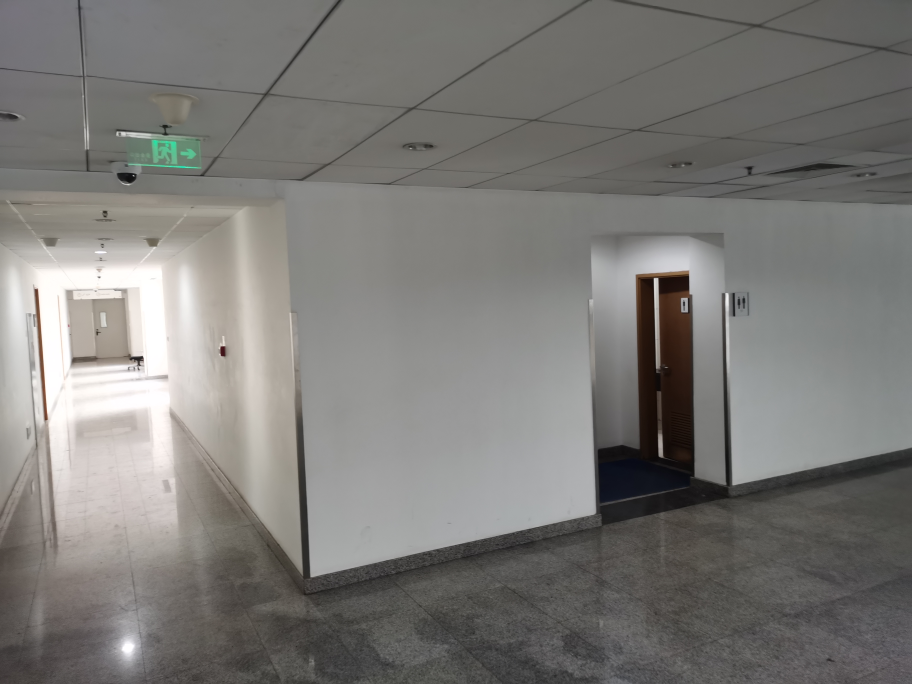
#> input picture data/samples/rt1.jpg, 3648 x 2736 px, found by its file name (shown at 1/4 size)
$ python generate_grid.py
#> lines starting #> are read from the running program, lines starting #| are printed output that depends on the picture; after the words box and inside, x2 and y2 are one past the last pixel; in counts of white or black regions, pixels touching at a corner belong together
### src/vp_calib/engine.py
import os
import sys
import math
import numpy as np
import cv2
from typing import List, Tuple, Optional, Union, Any

EPS = 1e-10

def read_image(path: str) -> Optional[np.ndarray]:
    image = cv2.imread(path)
    if image is not None:
        image = cv2.cvtColor(image, cv2.COLOR_BGR2RGB)
    return image

def image_enhance(image: np.ndarray, contrast: float, sharpness: float) -> np.ndarray:
    return cv2.convertScaleAbs(image, alpha=1.2, beta=5)

def get_hough_lines_cv(image: np.ndarray, line_length: int, line_gap: int) -> Tuple[np.ndarray, np.ndarray]:
    if len(image.shape) == 3: gray = cv2.cvtColor(image, cv2.COLOR_RGB2GRAY)
    else: gray = image
    clahe = cv2.createCLAHE(clipLimit=2.0, tileGridSize=(8, 8))
    gray_clahe = clahe.apply(gray)
    high_thresh, _ = cv2.threshold(gray_clahe, 0, 255, cv2.THRESH_BINARY + cv2.THRESH_OTSU)
    edges = cv2.Canny(gray_clahe, high_thresh * 0.4, high_thresh, apertureSize=3)
    lines = cv2.HoughLinesP(edges, 1, np.pi/180, threshold=45, minLineLength=line_length, maxLineGap=line_gap)
    if lines is None: return np.array([]), edges
    return lines.reshape(-1, 2, 2), edges

def refine_vp_svd(lines: np.ndarray) -> np.ndarray:
    if len(lines) < 2: return np.array([0, 0, 0.0])
    pts1, pts2 = lines[:, 0], lines[:, 1]
    L = np.cross(np.c_[pts1, np.ones(len(pts1))], np.c_[pts2, np.ones(len(pts2))])
    _, _, Vh = np.linalg.svd(L)
    vp = Vh[-1, :]
    if abs(vp[2]) < EPS: return vp / (np.linalg.norm(vp[:2]) + EPS)
    return vp / vp[2]

def run_vectorized_ransac(lines: np.ndarray, iterations: int, threshold: float, ignore_mask: Optional[np.ndarray] = None, vp_type: str = None, pp: np.ndarray = None) -> Tuple[Optional[np.ndarray], Optional[np.ndarray]]:
    num_lines = lines.shape[0]
    if num_lines < 2: return None, None
    valid_indices = np.where(~ignore_mask)[0] if ignore_mask is not None else np.arange(num_lines)
    if len(valid_indices) < 2: return None, None
    idx_pairs = np.random.choice(valid_indices, size=(min(iterations, 2000), 2), replace=True)
    L1 = np.cross(np.c_[lines[idx_pairs[:,0],0], np.ones(len(idx_pairs))], np.c_[lines[idx_pairs[:,0],1], np.ones(len(idx_pairs))])
    L2 = np.cross(np.c_[lines[idx_pairs[:,1],0], np.ones(len(idx_pairs))], np.c_[lines[idx_pairs[:,1],1], np.ones(len(idx_pairs))])
    hyp = np.cross(L1, L2)
    mask = np.abs(hyp[:, 2]) > EPS
    hyp = hyp[mask]; hyp /= (hyp[:, 2:3] + EPS)

    # [改良 2] Spatial Constraints for Indoor Environments
    if vp_type == 'forward' and pp is not None:
        dist = np.linalg.norm(hyp[:, :2] - pp, axis=1)
        hyp = hyp[dist < pp[0] * 1.0] # Forward VP is near center
    elif vp_type == 'vertical' and pp is not None:
        dist = np.linalg.norm(hyp[:, :2] - pp, axis=1)
        hyp = hyp[dist > pp[0] * 1.5] # Vertical VP is far from center

    if len(hyp) == 0: return None, None
    line_dirs = lines[:, 1] - lines[:, 0]
    v_dirs = hyp[:, np.newaxis, :2] - lines[np.newaxis, :, 0, :2]
    cos_theta = np.abs(np.sum(v_dirs * line_dirs[np.newaxis], axis=2) / (np.linalg.norm(v_dirs, axis=2) * np.linalg.norm(line_dirs, axis=1) + EPS))
    in_mat = cos_theta > math.cos(threshold * np.pi / 180.0)
    best_idx = np.argmax(np.sum(in_mat, axis=1))
    return hyp[best_idx], in_mat[best_idx]

def get_vp_inliers(image_input: Any, contrast: float, sharpness: float, sigma: float,
                   iterations: int, line_len: int, line_gap: int, threshold: float,
                   processing_width: int = 960) -> Tuple[List, List, List]:
    """
    Detects vanishing points and their inlier lines using RANSAC.

    Args:
        image_input: Path to the image or numpy array of the image.
        contrast: Contrast enhancement factor.
        sharpness: Sharpness enhancement factor.
        sigma: Gaussian blur sigma.
        iterations: Number of RANSAC iterations.
        line_len: Minimum line length for Hough transform.
        line_gap: Maximum line gap for Hough transform.
        threshold: Inlier threshold angle in degrees.
        processing_width: Width to resize image for processing.

    Returns:
        Tuple containing inlier masks, vanishing points, and visualization data.
    """
    full_image = read_image(image_input) if isinstance(image_input, str) else image_input
    if full_image is None: return [], [], [None, None, None, np.array([])]
    h, w = full_image.shape[:2]
    scale = processing_width / float(w)
    img_s = cv2.resize(full_image, (processing_width, int(h * scale)))
    sh, sw = img_s.shape[:2]
    if sigma > 0: img_s = cv2.GaussianBlur(img_s, (int(sigma*2)|1, int(sigma*2)|1), sigma)
    enh = image_enhance(img_s, contrast, sharpness)
    lines_s, edges_s = get_hough_lines_cv(enh, line_len, line_gap)
    if lines_s.size == 0: return [], [None, None, None], [full_image, enh, edges_s, np.array([])]

    dy, dx = np.abs(lines_s[:, 1, 1] - lines_s[:, 0, 1]), np.abs(lines_s[:, 1, 0] - lines_s[:, 0, 0])
    y_mean = np.mean(lines_s[:, :, 1], axis=1)

    # [改良 1] 更精細的語意篩選
    # 垂直池: 嚴格垂直線 (dy > dx * 2.0)
    v_mask = (dy > dx * 2.0)
    # 車道/深度池: 非垂直線
    road_mask = (~v_mask)

    pp_s = np.array([sw/2, sh/2])

    # RANSAC (導入空間約束)
    _, i_y = run_vectorized_ransac(lines_s, iterations, threshold, ignore_mask=~v_mask, vp_type='vertical', pp=pp_s)
    _, i_z = run_vectorized_ransac(lines_s, iterations, threshold, ignore_mask=~road_mask, vp_type='forward', pp=pp_s)

    def compute_vp_from_mask(m):
        if m is None or np.sum(m) < 2: return np.array([0, 0, 0.0])
        v = refine_vp_svd(lines_s[m])
        return np.array([v[0]/scale, v[1]/scale, v[2]])

    vy, vz = compute_vp_from_mask(i_y), compute_vp_from_mask(i_z)

    # [改良 3] Fallback 策略：若偵測不到 Vz，使用影像中心偏上點作為前進方向
    if np.linalg.norm(vz[:2]) < 1e-3 or vz[2] < 0.5:
        vz = np.array([w/2, h/2, 1.0])
    if np.linalg.norm(vy[:2]) < 1e-3: vy = np.array([0, 1, 0.0])

    # X 軸預設 (會由後續 cross product 校正)
    vx = np.array([1, 0, 0.0])

    return [None, i_z, i_y], [vx, vz, vy], [full_image, enh, edges_s, lines_s / scale]

# [34 lines left out: functions calculate_rotation_matrix, reconstruct_vps, calculate_camera_attitude, not called in this run]

def adapt_to_kitti_frame(ypr: np.ndarray) -> np.ndarray:
    y, p, r = ypr
    return np.array([(y + 180) % 360 - 180, p, (r + 90) % 180 - 90])

# [50 lines left out: functions draw_axes_on_image, estimate_origin_from_inliers, determine_focal_length, not called in this run]

def draw_inliers(image: np.ndarray, masks: List[np.ndarray], lines: np.ndarray) -> np.ndarray:
    out = image.copy(); cv_colors = [(0, 0, 255), (255, 255, 0), (0, 255, 0)]
    for i, m in enumerate(masks):
        if m is None or i >= len(cv_colors): continue
        v_lines = lines[m]; v_lines = sorted(v_lines, key=lambda x: np.linalg.norm(x[1]-x[0]), reverse=True)[:15]
        for l in v_lines: cv2.line(out, tuple(l[0].astype(int)), tuple(l[1].astype(int)), cv_colors[i], 2)
    return out

# [33 lines left out: function main, not called in this run]

### scripts/generate_grid.py
import sys
import os
import cv2
import matplotlib.pyplot as plt

sys.path.append(os.path.abspath(os.path.join(os.path.dirname(__file__), '..', 'src')))
from vp_calib.engine import get_vp_inliers, draw_inliers

def main():
    img_path = "data/samples/rt1.jpg"
    if not os.path.exists(img_path):
        print(f"Error: {img_path} not found.")
        return

    # parameters from the filename: rt1_inliers_iter3000_thresh2_sigma5_hlen11_hgap7.png
    iterations = 3000
    threshold = 2.0
    sigma = 5.0
    line_len = 11
    line_gap = 7

    inliers, vps, viz_stuff = get_vp_inliers(
        img_path, contrast=1.5, sharpness=2.0, sigma=sigma,
        iterations=iterations, line_len=line_len, line_gap=line_gap, threshold=threshold,
        processing_width=960
    )
#> in read_image, image is the input picture: shape (2736, 3648, 3); mean B, G, R 119.3, 122.3, 123.8
#> in get_vp_inliers, `img_s = cv2.resize(full_image, (processing_width, int(h * scale)))`:
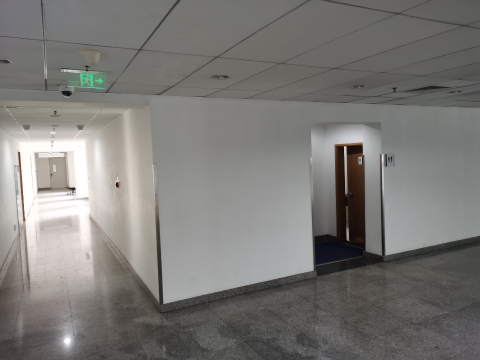
#> img_s: shape (720, 960, 3) (shown at 1/2 size); mean R, G, B 123.7, 122.2, 119.2
#> in image_enhance, `return cv2.convertScaleAbs(image, alpha=1.2, beta=5)`:
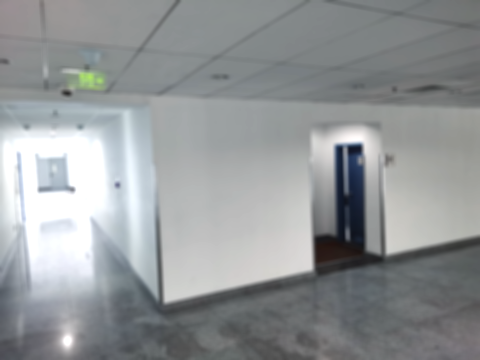
#> returned value: shape (720, 960, 3) (shown at 1/2 size); mean of channels 0, 1, 2 152, 150.4, 146.9; drawn as B, G, R
#> in get_hough_lines_cv, `gray_clahe = clahe.apply(gray)`:
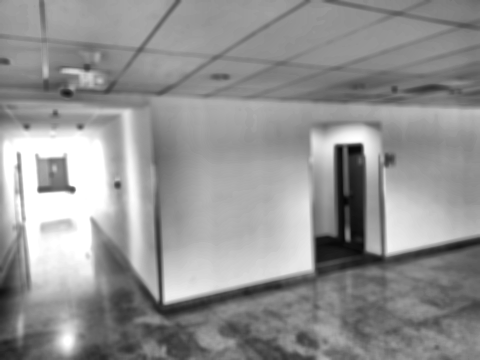
#> gray_clahe: shape (720, 960) (shown at 1/2 size); min 5, max 255, mean 146.4
#> in get_hough_lines_cv, `high_thresh, _ = cv2.threshold(gray_clahe, 0, 255, cv2.THRESH_BINARY +..`: high_thresh = 161
#> in get_hough_lines_cv, `edges = cv2.Canny(gray_clahe, high_thresh * 0.4, high_thresh, aperture..`:
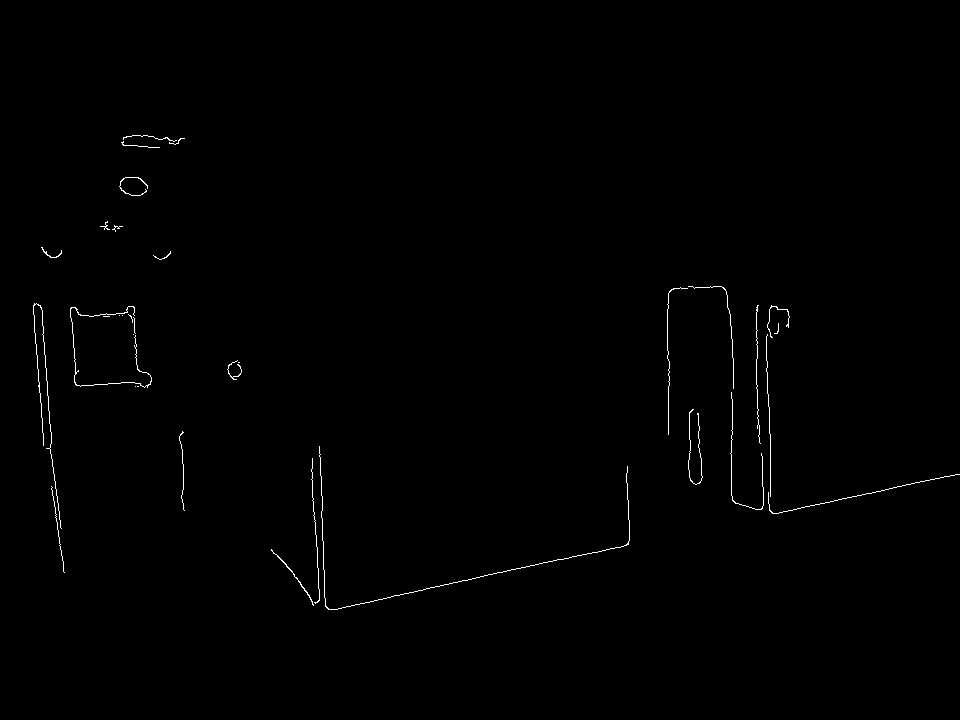
#> edges: shape (720, 960); 0.49% white in thin lines or dots, all inside (x1, y1, x2, y2) = (33, 135, 960, 610)
#> in get_hough_lines_cv, `lines = cv2.HoughLinesP(edges, 1, np.pi/180, threshold=45, minLineLeng..`: lines = 30 rows, first 6: [772, 513, 959, 474], [51, 454, 53, 473], [501, 572, 587, 553], [731, 469, 731, 430], [332, 609, 444, 584], [42, 310, 43, 333]
#> in get_vp_inliers, `dy, dx = np.abs(lines_s[:, 1, 1] - lines_s[:, 0, 1]), np.abs(lines_s[:..`: dy = 30 values, max 126 at index 12, min 4 at index 26, mean 48.87; dx = 30 values, max 187 at index 0, min 0 at index 3, mean 20.73
#> in get_vp_inliers, `y_mean = np.mean(lines_s[:, :, 1], axis=1)`: y_mean = 30 values, max 596.5 at index 4, min 321.5 at index 5, mean 444.7
#> in run_vectorized_ransac, `valid_indices = np.where(~ignore_mask)[0] if ignore_mask is not None e..`: valid_indices = 24 values from 1 to 29
#> in run_vectorized_ransac, `idx_pairs = np.random.choice(valid_indices, size=(min(iterations, 2000..`: idx_pairs = 2000 pairs, first value 1 to 29, second value 1 to 29
#> in run_vectorized_ransac, `L1 = np.cross(np.c_[lines[idx_pairs[:,0],0], np.ones(len(idx_pairs))],..`: L1 = 2000 rows, first 8: [65, 0, -43420], [26, 0, -19994], [-49, 2, 14739], [-69, 1, 51805], [-61, 8, -503], [-56, 4, 2704], [27, 0, -18603], [65, 0, -43420]
#> in run_vectorized_ransac, `L2 = np.cross(np.c_[lines[idx_pairs[:,1],0], np.ones(len(idx_pairs))],..`: L2 = 2000 rows, first 8: [40, 0, -29280], [-19, 2, 61], [-49, 2, 14739], [-126, 8, 35434], [26, 0, -19994], [-79, 6, 1377], [-112, 8, 1256], [39, 0, -28509]
#> in run_vectorized_ransac, `hyp = np.cross(L1, L2)`: hyp = 2000 rows, first 8: [0, 166400, 0], [39988, 378300, 52], [0, 0, 0], [-379006, -4082484, -426], [-159952, -1232712, -208], [-10716, -136504, -20], [148824, 2049624, 216], [0, 159705, 0]
#> in run_vectorized_ransac, `hyp = hyp[mask]`: hyp = 1646 rows, first 8: [39988, 378300, 52], [-379006, -4082484, -426], [-159952, -1232712, -208], [-10716, -136504, -20], [148824, 2049624, 216], [413184, 5715496, 440], [37206, 121500, 54], [130732, 1708434, 196]
#> in run_vectorized_ransac, `hyp /= hyp[:, 2:3] + EPS`: hyp = 1646 rows, first 8: [769, 7275, 1], [889.7, 9583.3, 1], [769, 5926.5, 1], [535.8, 6825.2, 1], [689, 9489, 1], [939.1, 12989.8, 1], [689, 2250, 1], [667, 8716.5, 1]
#> in run_vectorized_ransac, `dist = np.linalg.norm(hyp[:, :2] - pp, axis=1)`: dist = 1646 values, max 102002.6 at index 48, min 224.5 at index 19, mean 9900.1
#> in run_vectorized_ransac, `hyp = hyp[dist > pp[0] * 1.5]`: hyp = 1432 rows, first 8: [769, 7275, 1], [889.7, 9583.3, 1], [769, 5926.5, 1], [535.8, 6825.2, 1], [689, 9489, 1], [939.1, 12989.8, 1], [689, 2250, 1], [667, 8716.5, 1]
#> in run_vectorized_ransac, `line_dirs = lines[:, 1] - lines[:, 0]`: line_dirs = 30 pairs, first value 0 to 187, second value -65 to 126
#> in run_vectorized_ransac, `best_idx = np.argmax(np.sum(in_mat, axis=1))`: best_idx = 20
#> in run_vectorized_ransac (call 2), `L1 = np.cross(np.c_[lines[idx_pairs[:,0],0], np.ones(len(idx_pairs))],..`: L1 = 2000 rows, first 8: [-39, 29, -5212], [-39, 29, -5212], [4, 54, -21164], [39, 187, -126039], [-39, 29, -5212], [19, 86, -58711], [4, 54, -21164], [4, 54, -21164]
#> in run_vectorized_ransac (call 2), `L2 = np.cross(np.c_[lines[idx_pairs[:,1],0], np.ones(len(idx_pairs))],..`: L2 = 2000 rows, first 8: [19, 86, -58711], [19, 86, -58711], [19, 86, -58711], [-39, 29, -5212], [20, 90, -61490], [20, 90, -61490], [20, 90, -61490], [20, 90, -61490]
#> in run_vectorized_ransac (call 2), `hyp = np.cross(L1, L2)`: hyp = 2000 rows, first 8: [-1254387, -2388757, -3905], [-1254387, -2388757, -3905], [-1350290, -167272, -682], [2680487, 5118789, 8424], [-1314130, -2502350, -4090], [-4150, -5910, -10], [-1415700, -177320, -720], [-1415700, -177320, -720]
#> in run_vectorized_ransac (call 2), `hyp = hyp[mask]`: hyp = 1666 rows, first 8: [-1254387, -2388757, -3905], [-1254387, -2388757, -3905], [-1350290, -167272, -682], [2680487, 5118789, 8424], [-1314130, -2502350, -4090], [-4150, -5910, -10], [-1415700, -177320, -720], [-1415700, -177320, -720]
#> in run_vectorized_ransac (call 2), `hyp /= hyp[:, 2:3] + EPS`: hyp = 1666 rows, first 8: [321.2, 611.7, 1], [321.2, 611.7, 1], [1979.9, 245.3, 1], [318.2, 607.6, 1], [321.3, 611.8, 1], [415, 591, 1], [1966.3, 246.3, 1], [1966.3, 246.3, 1]
#> in run_vectorized_ransac (call 2), `hyp = hyp[dist < pp[0] * 1.0]`: hyp = 1095 rows, first 8: [321.2, 611.7, 1], [321.2, 611.7, 1], [318.2, 607.6, 1], [321.3, 611.8, 1], [415, 591, 1], [620.9, 544.5, 1], [321.2, 611.7, 1], [321, 611.4, 1]
#> in refine_vp_svd, `pts1, pts2 = lines[:, 0], lines[:, 1]`: pts1 = 21 rows, first 8: [51, 454], [731, 469], [42, 310], [319, 446], [45, 363], [667, 309], [35, 333], [756, 359]; pts2 = 21 rows, first 8: [53, 473], [731, 430], [43, 333], [321, 495], [51, 442], [667, 358], [43, 445], [757, 428]
#> in refine_vp_svd, `L = np.cross(np.c_[pts1, np.ones(len(pts1))], np.c_[pts2, np.ones(len(..`: L = 21 rows, first 8: [-19, 2, 61], [39, 0, -28509], [-23, 1, 656], [-49, 2, 14739], [-79, 6, 1377], [-49, 0, 32683], [-112, 8, 1256], [-69, 1, 51805]
#> in refine_vp_svd, `_, _, Vh = np.linalg.svd(L)`: Vh = [[0.0016, -3.8e-05, -1], [-0.997, 0.077, -0.0016], [0.077, 0.997, 8.56e-05]]
#> in refine_vp_svd, `vp = Vh[-1, :]`: vp = [0.077, 0.997, 8.56e-05]
#> in compute_vp_from_mask, `v = refine_vp_svd(lines_s[m])`: v = [899.6, 11652.7, 1]
#> in get_vp_inliers, `vy, vz = compute_vp_from_mask(i_y), compute_vp_from_mask(i_z)`: vy = [3418.6, 44280.3, 1]; vz = [1218.7, 2315, 1]
#> inliers = 3 items; vps = [[1, 0, 0], [1218.7, 2315, 1], [3418.6, 44280.3, 1]]; viz_stuff = 4 items

    full_image, enhanced_img, edges_small, lines = viz_stuff

    # 3. All Detected Lines
    lines_img = full_image.copy()
    if lines is not None and len(lines) > 0:
        for line in lines:
            cv2.line(lines_img, tuple(line[0].astype(int)), tuple(line[1].astype(int)), (0, 255, 255), 1)
#> this loop made 30 passes
#> line on passes 1 to 8: [[2933.6, 1949.4], [3644.2, 1801.2]], [[193.8, 1725.2], [201.4, 1797.4]], [[1903.8, 2173.6], [2230.6, 2101.4]], [[2777.8, 1782.2], [2777.8, 1634]], [[1261.6, 2314.2], [1687.2, 2219.2]], [[159.6, 1178], [163.4, 1265.4]], [[1212.2, 1694.8], [1219.8, 1881]], [[171, 1379.4], [193.8, 1679.6]]

    # 4. RANSAC Inliers
    inliers_img = draw_inliers(full_image, inliers, lines)
#> the loop in draw_inliers, `for i, m in enumerate(masks):` made 3 passes
#> m on pass 1: None

    fig, axes = plt.subplots(2, 2, figsize=(14, 10))
    fig.suptitle('Vanishing Point Pipeline (rt1, iter=3000, thresh=2, sigma=5, hlen=11, hgap=7)', fontsize=16)

    axes[0, 0].imshow(enhanced_img)
    axes[0, 0].set_title('1. Enhanced Image (CLAHE + GaussianBlur)')
    axes[0, 0].axis('off')

    axes[0, 1].imshow(edges_small, cmap='gray')
    axes[0, 1].set_title('2. Canny Edges')
    axes[0, 1].axis('off')

    axes[1, 0].imshow(lines_img)
    axes[1, 0].set_title('3. Hough Lines')
    axes[1, 0].axis('off')

    axes[1, 1].imshow(inliers_img)
    axes[1, 1].set_title('4. RANSAC Inliers (Clustered)')
    axes[1, 1].axis('off')

    plt.tight_layout()

    out_dir = "docs/images"
    os.makedirs(out_dir, exist_ok=True)
    out_file = os.path.join(out_dir, "rt1_inliers_iter3000_thresh2_sigma5_hlen11_hgap7.png")
    plt.savefig(out_file, dpi=150)
    print(f"Saved multiple subplots to {out_file}")

if __name__ == "__main__":
    main()
